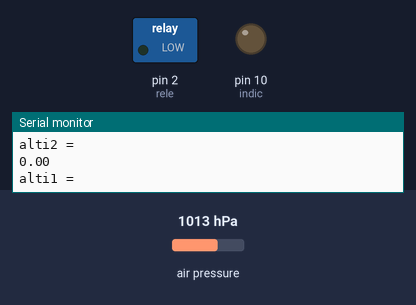
A sketch run on a simulated Arduino Uno, built with avr-gcc and run on an emulated ATmega328P. Parts: switched loads named in the sketch (green lamp = pin HIGH), output pins drawn as LEDs (lit = HIGH), the last lines printed to the serial monitor. The inputs (shaded band) are chosen by the test bench; at power-on: air pressure 1013 hPa.

Above: at 4.4 s.
4.5 s: air pressure set to 1015 hPa
At 5.4 s:
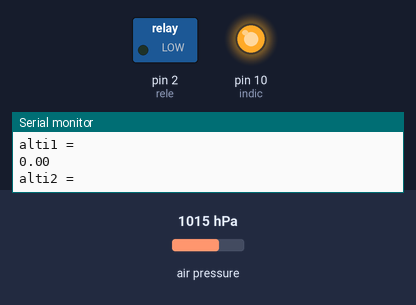
At 7.3 s:
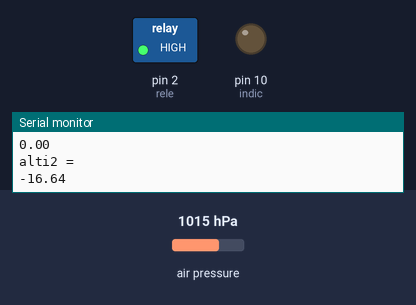
Timing chart, 0 to 14.0 s (numbered marks = the images above; inputs shaded):
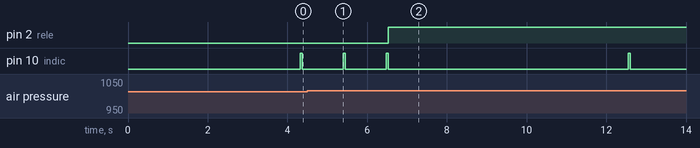

Measured:
- the behaviour switches between 1013 and 1014 hPa on air pressure (found by bisection; images 0 and 1)
- after the input at 4.5 s, pin 2 (rele): LOW → HIGH after 2.0 s

The sketch:

PARACGUTE_SOFTW._JUNO-10.ino
```cpp
/*
   Connections
   ===========
   Connect SCL to analog 5
   Connect SDA to analog 4
   Connect VDD to 3.3V DC
   Connect GROUND to common ground
*/

#include <Servo.h>
#include <Wire.h>
#include <Adafruit_Sensor.h>
#include <Adafruit_BMP085_U.h>

//variables:
float val = 0;
float alti = 0;
float alti1 = 0;
float alti2 = 0;
float altiA = 0;
float valA = 0;
float valB = 0;
int x = 0;
//OUTPUTS:
const int indic = 10;
const int rele = 2;
Servo servo;

Adafruit_BMP085_Unified bmp = Adafruit_BMP085_Unified(10085);


void displaySensorDetails(void)
{
  sensor_t sensor;
  bmp.getSensor(&sensor);
  Serial.println("------------------------------------");
  Serial.print  ("Sensor:       "); Serial.println(sensor.name);
  Serial.print  ("Driver Ver:   "); Serial.println(sensor.version);
  Serial.print  ("Unique ID:    "); Serial.println(sensor.sensor_id);
  Serial.print  ("Max Value:    "); Serial.print(sensor.max_value); Serial.println(" hPa");
  Serial.print  ("Min Value:    "); Serial.print(sensor.min_value); Serial.println(" hPa");
  Serial.print  ("Resolution:   "); Serial.print(sensor.resolution); Serial.println(" hPa");
  Serial.println("------------------------------------");
  Serial.println("");
  delay(500);
}

void Set_Zero_Alti() {
  sensors_event_t event;
  bmp.getEvent(&event);

  if (event.pressure) {
    delay(100);
    float seaLevelPressure = SENSORS_PRESSURE_SEALEVELHPA;
    altiA = bmp.pressureToAltitude(seaLevelPressure,
                                   event.pressure);
    Serial.println(altiA);
    delay(500);
  }
}

void setup(void)
{
  Serial.begin(9600);

  Serial.println("Juno-K10 rocket parachute system");
  Serial.println("   ");
  Serial.print("");
  delay(2000);

  Serial.println("Pressure Sensor Test"); Serial.println("");

  pinMode(indic, OUTPUT);
  pinMode(rele, OUTPUT);

  if (!bmp.begin())
  {

    Serial.print("Ooops, no BMP085 detected ... Check your wiring or I2C ADDR!");
    while (1);
  }


  displaySensorDetails();
  Set_Zero_Alti();

}

void loop(void)
{
  sensors_event_t event;
  bmp.getEvent(&event);

  ///////////////////////////////////////////////////////////////////
  if (event.pressure)
  {

    float temperature;
    float seaLevelPressure = SENSORS_PRESSURE_SEALEVELHPA;

    Serial.println("alti1 =   ");
    Serial.println(alti1);
    Serial.println("");

    delay(1000); //delay!!!


    alti2 = bmp.pressureToAltitude(seaLevelPressure,
                                   event.pressure) - altiA; //lectura 2
    Serial.println("alti2 =   ");
    Serial.println(alti2);
    digitalWrite(indic , HIGH);
    delay(50);
    digitalWrite(indic, LOW);

    valA = alti2 - alti1;
    Serial.println("");
    // Serial.println(valA);
    Serial.println("");


    if (valA <= -1.7) {

      digitalWrite(rele, HIGH);
      delay(5000);
    } else {
      digitalWrite(rele, LOW);

      alti1 = alti2;

    }
    //////////////////////////////////////////////////

  }
}
```
